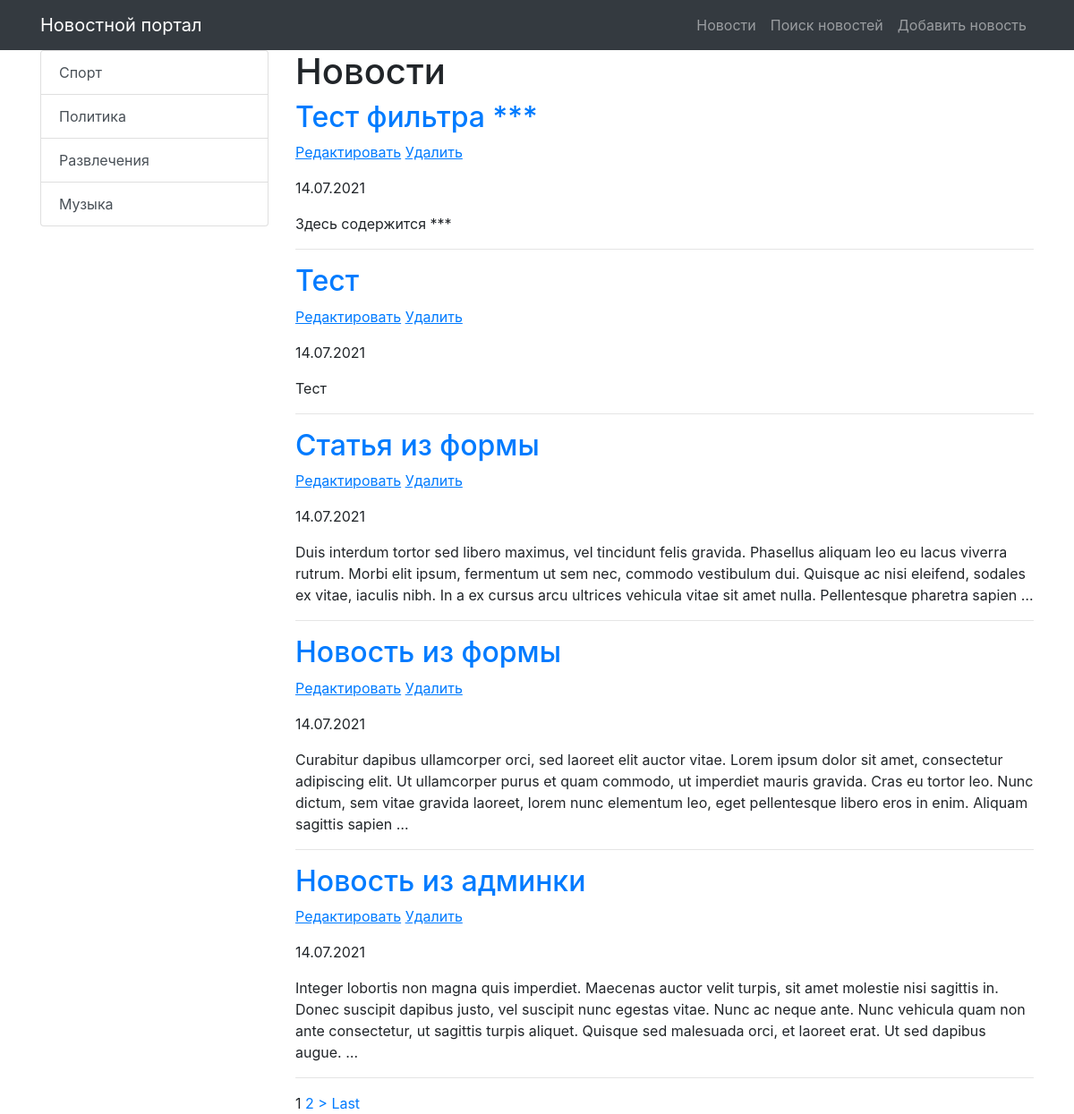
Before: /news/ (signed in) with the older database file.
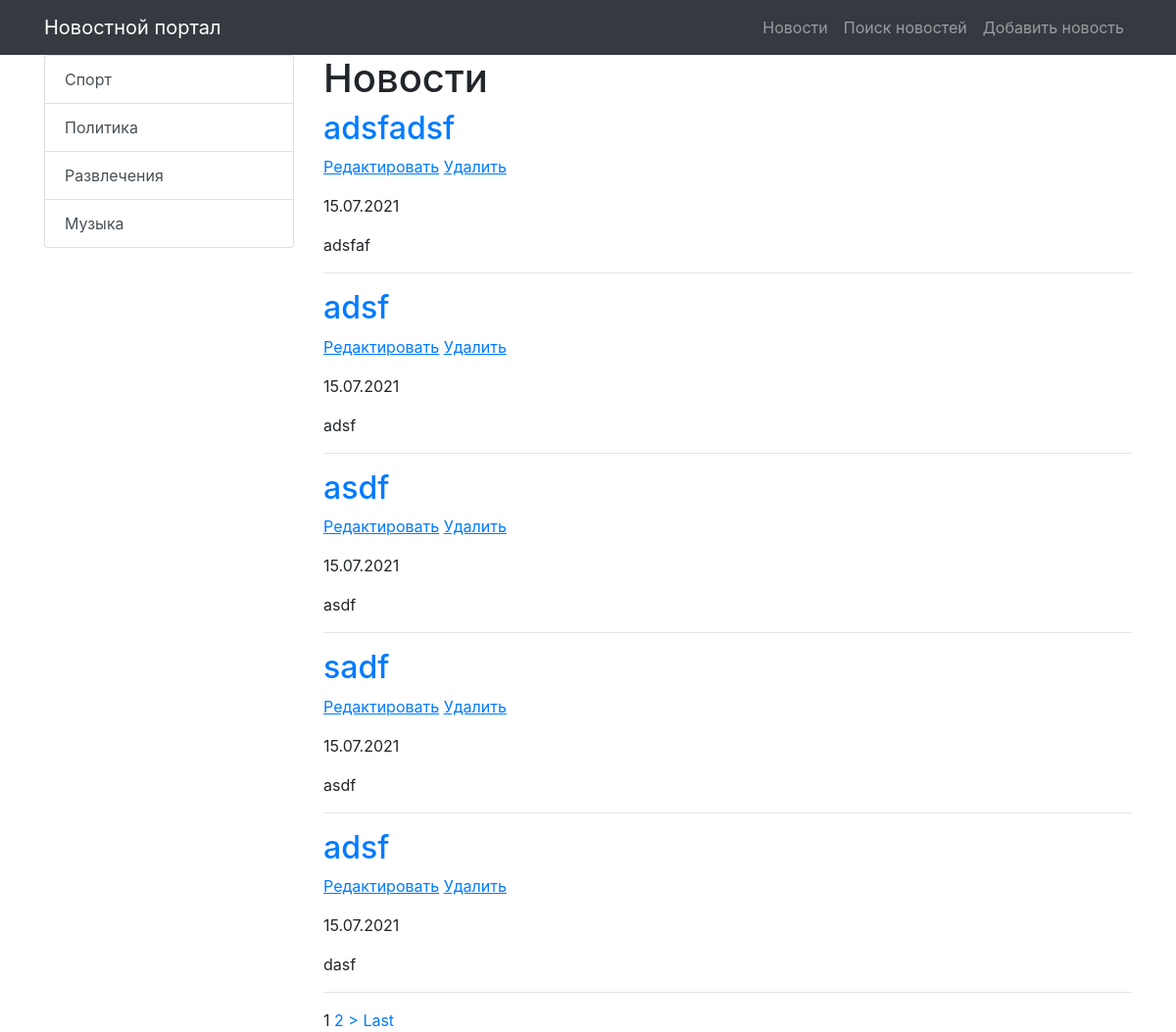
After: the same page with the newer database file.
### news/models.py (models this page shows, shortened)
class Category(models.Model):
    title = models.CharField(max_length=255, unique=True)
    subscribers = models.ManyToManyField(User)
    def get_absolute_url(self):
        return reverse('news_category', kwargs={'category_id': self.pk})

class Post(models.Model):
    TYPE = [
        ('Article', 'Статья'),
        ('News', 'Новость'),
    ]
    author = models.ForeignKey(Author, on_delete=models.CASCADE, verbose_name='Автор')
    category = models.ManyToManyField(Category, through='PostCategory')
    type = models.CharField(max_length=20, choices=TYPE, verbose_name='Тип', default='Article')
    creation_datetime = models.DateTimeField(auto_now_add=True, verbose_name='Дата публикации')
    title = models.CharField(max_length=255, verbose_name='Название')
    text = models.TextField(verbose_name='Содержание')
    rating = models.IntegerField(default=0)

### news/views.py (the view)
# urls.py: path('', NewsList.as_view()),
class NewsList(LoginRequiredMixin, ListView):
    model = Post
    template_name = 'news.html'
    context_object_name = 'news'
    queryset = Post.objects.order_by('-creation_datetime')
    paginate_by = 5
    def get_context_data(self, **kwargs):
        context = super().get_context_data(**kwargs)
        context['posts_amount'] = len(Post.objects.all())
        context['categories'] = Category.objects.all()
        return context

### news/templatetags/custom_filters.py (called while the page is built)
@register.filter(name='censor')
def censor(text, swearing):
    if swearing in text:
        return text.replace(swearing, '***')
    return text

### templates/news.html (shortened to what this page needs)
{% extends 'default.html' %}
{% load custom_filters %}
{% block content %}
    <h1>Новости</h1>
    {% if news %}
        {% for news_one in news %}
            <h2>
                <a href="{% url 'news_one' news_one.pk %}">{{ news_one.title | censor:'очень_плохое_слово'}}</a>
            </h2>
            <p>
                <a href="{% url 'news_update' news_one.pk %}"><u>Редактировать</u></a>
                <a href="{% url 'news_delete' news_one.pk %}"><u> Удалить </u></a>
            </p>
            <p>{{ news_one.creation_datetime | date:'d.m.Y'}}</p>
            <p>{{ news_one.text | censor:'очень_плохое_слово' | truncatewords_html:50}}</p>
            <hr>
        {% endfor %}
    {% else %}
        <h2>Нет никаких новостей :(</h2>
    {% endif %}
    {% if is_paginated %}
        {% for num in page_obj.paginator.page_range %}
            {% if page_obj.number == num %}
                <a>{{ num }}</a>
            {% elif num > page_obj.number|add:'-2' and num < page_obj.number|add:'2' %}
                <a href="?page={{ num }}">{{ num }}</a>
            {% endif %}
        {% endfor %}
        {% if page_obj.has_next %}
            <a href="?page={{ page_obj.next_page_number }}">></a>
            <a href="?page={{ page_obj.paginator.num_pages }}">Last</a>
        {% endif %}
    {% endif %}
{% endblock content %}

### templates/default.html (shortened to what this page needs)
{% load static %}
<!DOCTYPE html>
<html lang="en">
<head>
    <link href="{% static 'vendor/bootstrap/css/bootstrap.min.css' %}" rel="stylesheet">
</head>
<body>
<nav class="navbar navbar-expand-lg navbar-dark bg-dark static-top">
    <div class="container">
        <a class="navbar-brand" href="/news/">Новостной портал</a>
        <div class="collapse navbar-collapse" id="navbarResponsive">
            <ul class="navbar-nav ml-auto">
                <li class="nav-item">
                    <a class="nav-link" href="/news/">Новости</a>
                </li>
                <li class="nav-item">
                    <a class="nav-link" href="{% url 'news_search' %}">Поиск новостей</a>
                </li>
                <li class="nav-item">
                    <a class="nav-link" href="{% url 'news_add' %}">Добавить новость</a>
                </li>
            </ul>
        </div>
    </div>
</nav>
<div class="container">
    <div class="row">
        <div class="col-md-3">
            <div class="list-group">
                {% for item in categories %}
                <a href="{{ item.get_absolute_url }}" class="list-group-item list-group-item-action">
                    {{ item.title }}
                </a>
                {% endfor %}
            </div>
        </div>
        <div class="col-md-9">
            {% block content %}
            {% endblock content %}
        </div>
    </div>
</div>
</body>
</html>

Changed rows visible on the page:
no longer on this page (row unchanged): Post: title|censor "Тест фильтра ***", creation_datetime "14.07.2021", text|censor "Здесь содержится ***"
no longer on this page (row unchanged): Post: title|censor "Тест", creation_datetime "14.07.2021", text|censor "Тест"
no longer on this page (row unchanged): Post: title|censor "Статья из формы", creation_datetime "14.07.2021", text|censor "Duis interdum tortor sed libero maximus, vel tincidunt felis gravida. Phasellus aliquam leo eu lacus viverra rutrum. Morbi elit ipsum, fermentum ut sem nec, commodo vestibulum dui. Quisque ac nisi eleifend, sodales ex vitae, iaculis nibh. In a ex cursus arcu ultrices vehicula vitae sit amet nulla. Pellentesque pharetra sapien …"
no longer on this page (row unchanged): Post: title|censor "Новость из формы", creation_datetime "14.07.2021", text|censor "Curabitur dapibus ullamcorper orci, sed laoreet elit auctor vitae. Lorem ipsum dolor sit amet, consectetur adipiscing elit. Ut ullamcorper purus et quam commodo, ut imperdiet mauris gravida. Cras eu tortor leo. Nunc dictum, sem vitae gravida laoreet, lorem nunc elementum leo, eget pellentesque libero eros in enim. Aliquam sagittis sapien …"
no longer on this page (row unchanged): Post: title|censor "Новость из админки", creation_datetime "14.07.2021", text|censor "Integer lobortis non magna quis imperdiet. Maecenas auctor velit turpis, sit amet molestie nisi sagittis in. Donec suscipit dapibus justo, vel suscipit nunc egestas vitae. Nunc ac neque ante. Nunc vehicula quam non ante consectetur, ut sagittis turpis aliquet. Quisque sed malesuada orci, et laoreet erat. Ut sed dapibus augue. …"
added Post: title|censor "adsfadsf", creation_datetime "15.07.2021", text|censor "adsfaf"
added Post: title|censor "adsf", creation_datetime "15.07.2021", text|censor "adsf"
added Post: title|censor "asdf", creation_datetime "15.07.2021", text|censor "asdf"
added Post: title|censor "sadf", creation_datetime "15.07.2021", text|censor "asdf"
added Post: title|censor "adsf", creation_datetime "15.07.2021", text|censor "dasf"
